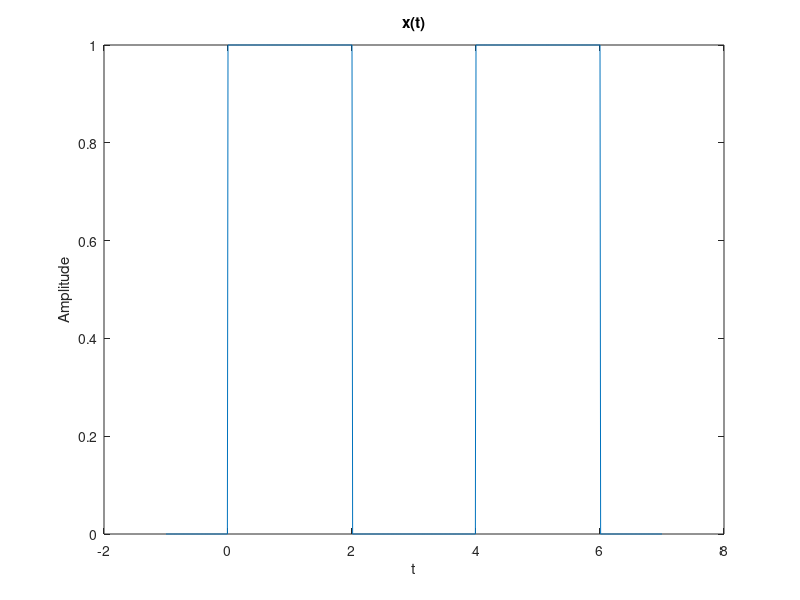
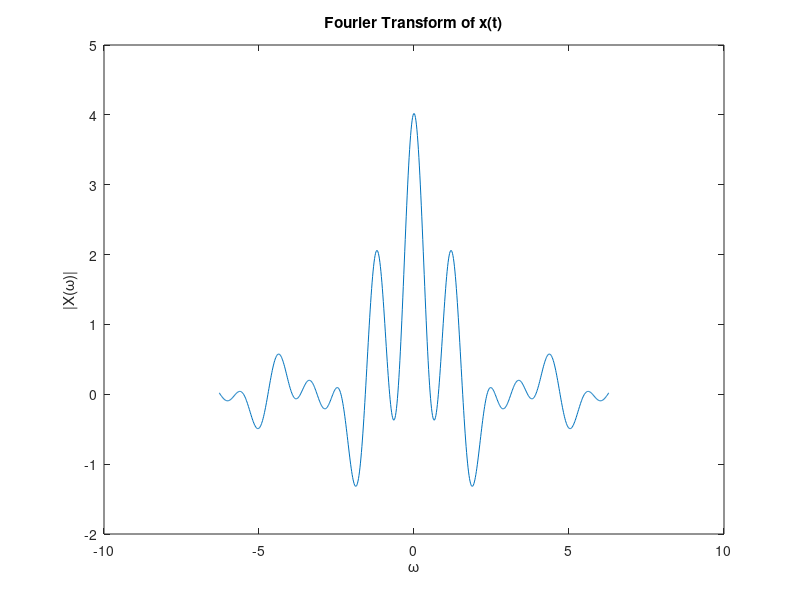

Reproduce these figures in MATLAB, in order.
clc
close all
clear all

td = 0.01;
t = -1:td:7;

x = ((t>=0 & t<=2) + (t>=4 & t<=6));

w = linspace(-2*pi,2*pi,length(t));
X = sum(x'.*exp(-j*w.*t')*td);

figure
plot(t,x)
title('x(t)')
xlabel('t')
ylabel('Amplitude')

figure
plot(w,X)
title('Fourier Transform of x(t)')
xlabel('\omega')
ylabel('|X(\omega)|')
